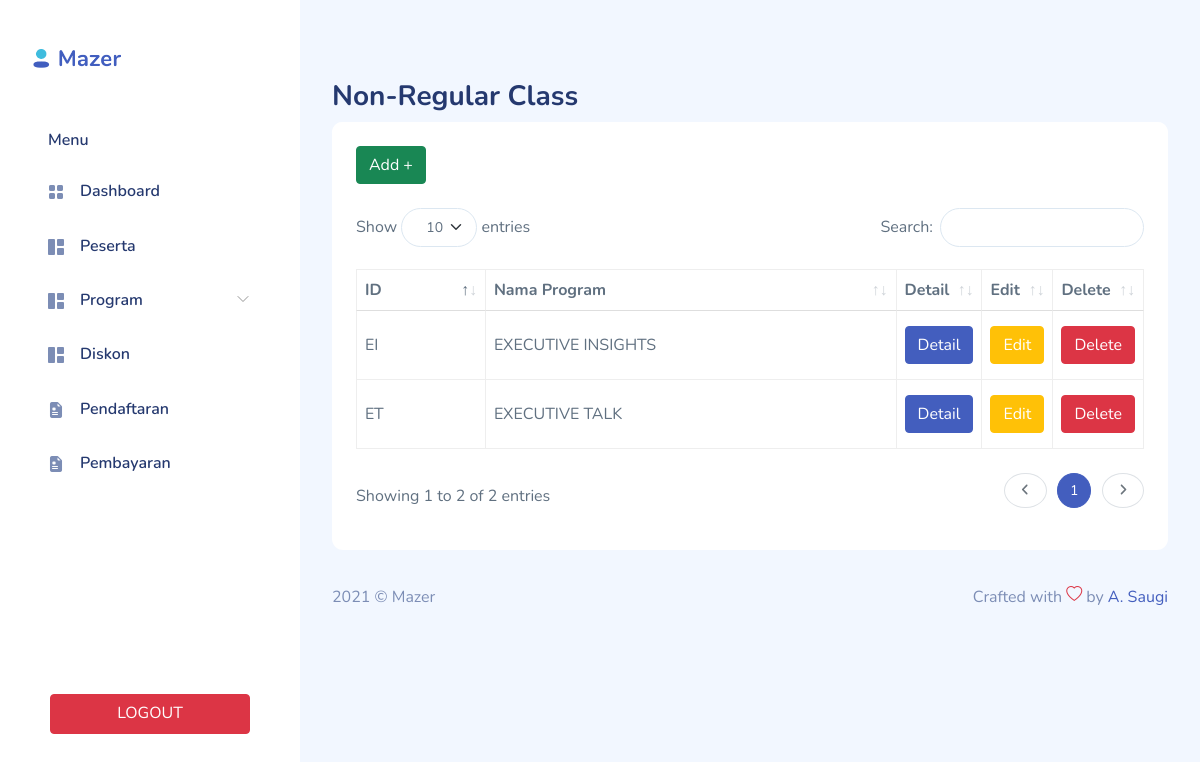
Page /admin/course/non-reg.php on the committed database.
### tables this page shows
CREATE TABLE `program` (
  `ID_PROGRAM` char(10) NOT NULL,
  `ID_KATEGORI` char(5) NOT NULL,
  `NAMA_PROGRAM` varchar(255) NOT NULL,
  `INDIVIDU` int(11) DEFAULT NULL,
  `KOLEKTIF` int(11) DEFAULT NULL,
  `KORPORAT` int(11) DEFAULT NULL,
  `PPN` int(11) DEFAULT NULL,
  `DESKRIPSI` text DEFAULT NULL,
  `SESI` int(11) DEFAULT NULL,
  `IMAGE` text DEFAULT NULL,
  PRIMARY KEY (`ID_PROGRAM`),
  KEY `FK_TERDIRI_ATAS` (`ID_KATEGORI`),
  CONSTRAINT `FK_TERDIRI_ATAS` FOREIGN KEY (`ID_KATEGORI`) REFERENCES `kategori_program` (`ID_KATEGORI`) ON DELETE CASCADE ON UPDATE CASCADE
);

### admin/course/non-reg.php (the view, shortened to what this page needs)
<?php
include_once('../../config/database.php');
?>
<!DOCTYPE html>
<html lang="en">
<head>
    <link rel="stylesheet" href="../../assets/css/bootstrap.css">
<link rel="stylesheet" href="../../assets/vendors/jquery-datatables/jquery.dataTables.bootstrap5.min.css">
<link rel="stylesheet" href="../../assets/vendors/fontawesome/all.min.css">
    <link rel="stylesheet" href="../../assets/vendors/perfect-scrollbar/perfect-scrollbar.css">
    <link rel="stylesheet" href="../../assets/vendors/bootstrap-icons/bootstrap-icons.css">
    <link rel="stylesheet" href="../../assets/css/app.css">
</head>
<body>
<?php include_once('../sidebar/sidebar.php'); ?>
    </div>
    <button class="sidebar-toggler btn x"><i data-feather="x"></i></button>
</div>
        </div>
        <div id="main">
<div class="page-heading">
    <div class="page-title">
        <div class="row">
            <div class="col-12 col-md-6 order-md-1 order-last">
                <h3>Non-Regular Class</h3>
            </div>
            <div class="col-12 col-md-6 order-md-2 order-first">
            </div>
        </div>
    </div>
    <section class="section">
        <div class="card" >
            <div class="card-header">
            <a href="insert_non-reg.php" class="btn btn-success">Add +</a>
            </div>
            <div class="card-body">
            <div class="table-responsive">
                <table class="table table-bordered" id="table1" width="100%" cellspacing="0">
                    <thead>
                        <tr>
                            <th>ID</th>
                            <th>Nama Program</th>
                            <th class="col-1">Detail</th>
                            <th class="col-1">Edit</th>
                            <th class="col-1">Delete</th>
                        </tr>
                    </thead>
                    <tbody>
                    <?php
                        $query_program = "SELECT * FROM program WHERE ID_KATEGORI = 'NRC'";
                        $tabel_program= mysqli_query($mysqli, $query_program);
                        foreach ($tabel_program as $data_program) :
                        ?>
                        <tr>
                            <td><?php echo $data_program['ID_PROGRAM']; ?></td>
                            <td><?php echo $data_program['NAMA_PROGRAM']; ?></td>
                            <td>
                            <a href="detail_non-reg.php?id=<?php echo $data_program['ID_PROGRAM'];?>" class="btn btn-primary">Detail</a>
                            </td>
                            <td>
                            <a href="edit_non-reg.php?id=<?php echo $data_program['ID_PROGRAM']; ?>" class="btn btn-warning">Edit</a>
                            </td>
                            <td>
                            <a href="delete_program.php?id=<?php echo $data_program['ID_PROGRAM']; ?>"  class="btn btn-danger">Delete</a>
                            </td>
                        </tr>
                        <?php
                      endforeach
                      ?>
                    </tbody>
                    </div>
            </div>
        </div>
    </section>
</div>
            <footer>
                <div class="footer clearfix mb-0 text-muted">
                    <div class="float-start">
                        <p>2021 &copy; Mazer</p>
                    </div>
                    <div class="float-end">
                        <p>Crafted with <span class="text-danger"><i class="bi bi-heart"></i></span> by <a
                                href="http://ahmadsaugi.com">A. Saugi</a></p>
                    </div>
                </div>
            </footer>
        </div>
</body>
</html>

### assets/css/app.css (style rules this page uses)
.btn.btn-danger,.btn.btn-info,.btn.btn-primary,.btn.btn-secondary,.btn.btn-success,.btn.btn-warning { color:#fff }
.card { border:none;margin-bottom:2.2rem }
.card .card-header { border:none }
.card .card-header~.card-body { padding-top:0 }
.card .card-body { padding:1.5rem }
.dataTable-table td,.dataTable-table thead th,.table td,.table thead th { vertical-align:middle }
.dataTable-table:not(.table-borderless) thead th,.table:not(.table-borderless) thead th { border-bottom:1px solid #dedede!important }
.bi { height:1rem;width:1rem }
#main { margin-left:300px;padding:2rem }
.page-heading { margin:0 0 2rem }
.page-heading h3 { font-weight:700 }
a { text-decoration:none }

### admin/course/non-reg.php (style rules this page uses)
table.dataTable td { padding: 15px 8px; }

### rows in the picture
program: ID_PROGRAM "EI", NAMA_PROGRAM "EXECUTIVE INSIGHTS"
program: ID_PROGRAM "ET", NAMA_PROGRAM "EXECUTIVE TALK"
